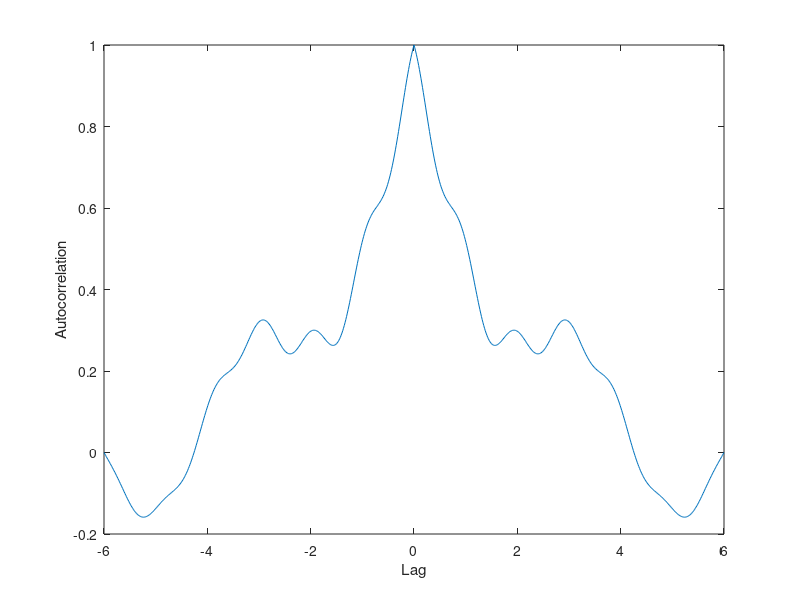

The MATLAB script that drew this image:

% % Backward approach

% x = linspace(0, 6, 1000);
% signal = sin(2*pi*x) + 5*sin(10*pi*x);
% index(diff(signal, 2) < eps);

% signal_pp = -4*pi^2*sin(2*pi*x) - 500*pi^2*sin(10*pi*x);



% The iterative sifting process of EMD represented by PDE
% Author Heming Wang

% Define the mesh in space
t_0 = 0;
t_f = 5;
M = 200;
N = 400;

dx = 6.0/(N-1);
x = 0:dx:6;
x = x';

% define the mesh in time
dt = (t_f-t_0)/M;
t = t_0:dt:t_f;

% define the diffusivity
D = 1/(4*pi.^2);
% D = 1;

% define the ratio r
r = D*dt/dx^2 

A = zeros(N,N);
A(1,1) = 1;
for j=2:N-1
  A(j,j-1) = -r/2;
  A(j,j) = 1+r;
  A(j,j+1) = -r/2;
end
A(end,end) = 1;

% Initial Condition
fs = 400 ./ 6;
signal = 0.5*cos(2*pi*x) + 2*cos(0.1*pi*x) + 0.8*cos(0.5*pi*x);

[autocor,lags] = xcorr(signal,6*fs,'coeff');

plot(lags/fs,autocor)
xlabel('Lag')
ylabel('Autocorrelation')


% u = zeros(N, M);
% residule = signal;

% u = repmat(residule,1,M);
% RHS = zeros(1,N);
% for j = 1:M
%     u_now = u(:,j);
%     RHS(1) = u_now(1);
%         for i = 2:N-1
%             RHS(i) = u_now(i) + r/2*(u_now(i+1)-2*u_now(i)+u_now(i-1));
%         end
%     RHS(N) = u_now(N);
%     u(1:N,j+1) = periodic_tridiag(A,RHS);  
% end


% mean_env = u(:,end);

% figure();
% plot(x, signal);
% hold on;
% plot(x, mean_env);
% legend('signal', 'mean envelope');
